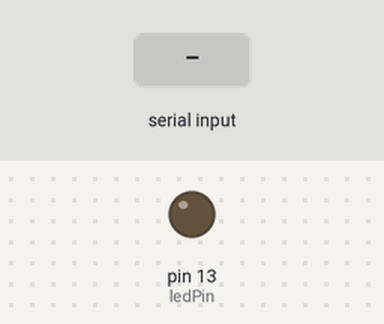
Bench run of a sketch on a simulated Arduino Mega 2560, built with avr-gcc and run on an emulated ATmega2560. On the bench: output pins drawn as LEDs (lit = HIGH). The test bench sets the inputs (shaded band).

Above: at 1.2 s.
1.3 s: "1" received over the second serial link
At 2.5 s:
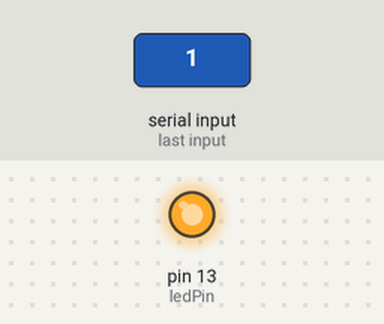
2.8 s: "0" received over the second serial link
At 3.8 s:
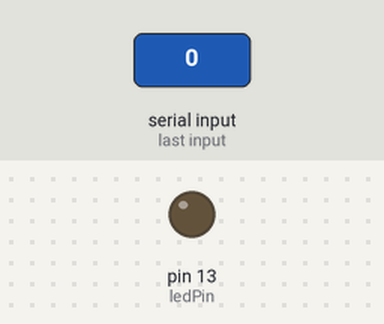
Timing chart, 0 to 5.8 s (numbered marks = the images above; inputs shaded):
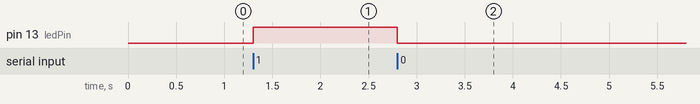

The sketch:

LedOnLedOff.ino
```cpp
// this program demonstrates the communication from the control laptop
// to the arduino
//
// you need an USB cable to program the arduino
// the LED is present on the Arduino board

int ledPin = 13; //declare variable ledPin. 13 is the address of the port
//to which the LED is connected.

// setup() is only run once
void setup() {
  // enable pin 13 as an output
  pinMode(ledPin,OUTPUT);

  Serial1.begin(115200); // ethernet cable or WiFi

  // read the input buffer until it is empty
  // any character in the buffer is ignored
  while (Serial1.available()){
     Serial1.read();
  }


  // switch off the LED
  digitalWrite(ledPin,LOW);

}

// the commands in loop() are repeated forever
void loop() {
  // check if a character is present
  if(Serial1.available() > 0)
  {
    // if so read it
    char Command = Serial1.read();
    switch(Command)
    {
      // if it is a '1' switch the LED on
      case '1':
        digitalWrite(ledPin, HIGH);
      break;
      // if it is a '0' switch the LED off
      case '0':
        digitalWrite(ledPin, LOW);
      break;
      // other characters are ignored

     }
  }
}
```

Measured:
- after the input at 1.3 s, pin 13 (ledPin): LOW → HIGH at once
- after the input at 2.8 s, pin 13 (ledPin): HIGH → LOW at once
